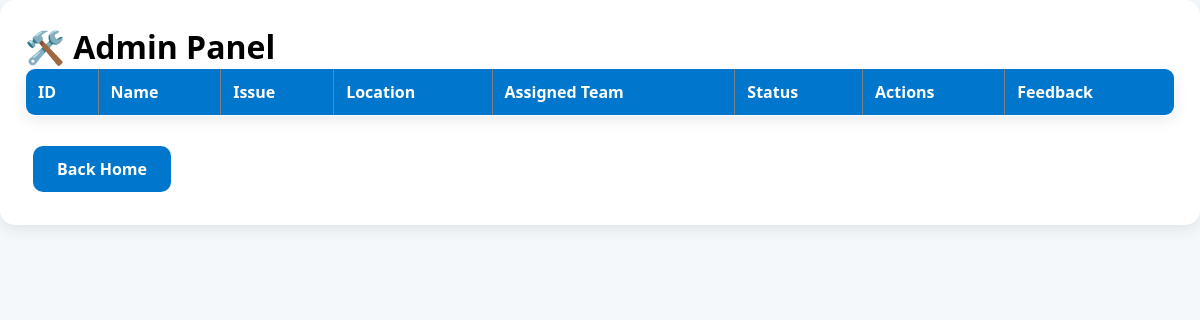
/admin, run on an earlier commit of the app's database.
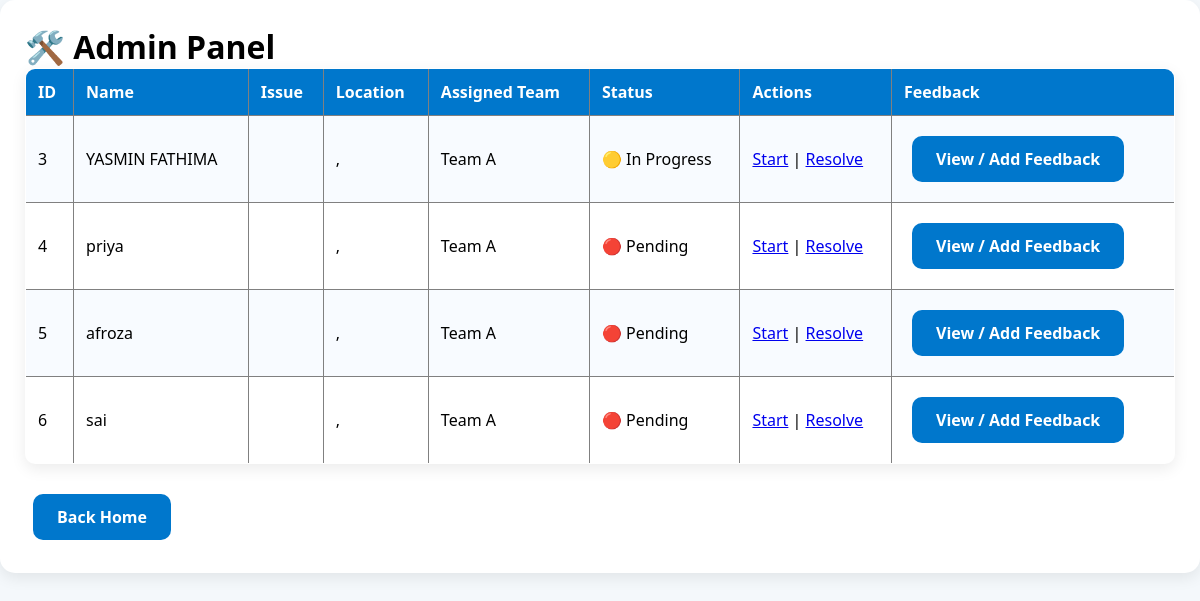
And on a later commit of the database.
### tables this page shows
CREATE TABLE complaints (
        id INTEGER PRIMARY KEY AUTOINCREMENT,
        name TEXT NOT NULL,
        email TEXT,
        phone TEXT,
        issue_type TEXT NOT NULL,
        description TEXT NOT NULL,
        location TEXT NOT NULL,
        assigned_team TEXT,
        status TEXT,
        created_at TEXT
    );

### app.py (the view)
@app.route("/admin")
def admin():
    conn = get_db()
    complaints = conn.execute(
        "SELECT * FROM complaints"
    ).fetchall()
    conn.close()
    return render_template(
        "admin.html",
        complaints=complaints
    )

### app.py (called while the page is built)
def get_db():
    conn = sqlite3.connect("aquafix.db")
    conn.row_factory = sqlite3.Row
    return conn

### templates/admin.html (shortened to what this page needs)
<!DOCTYPE html>
<html>
<head>
    <link rel="stylesheet" href="{{ url_for('static', filename='style.css') }}">
</head>
<body>
<div class="card">
<h1>🛠️ Admin Panel</h1>
<table border="1" width="100%">
<tr>
    <th>ID</th>
    <th>Name</th>
    <th>Issue</th>
    <th>Location</th>
    <th>Assigned Team</th>
    <th>Status</th>
    <th>Actions</th>
    <th>Feedback</th>
</tr>
{% for complaint in complaints %}
<tr>
<td>{{ complaint['id'] }}</td>
<td>{{ complaint['name'] }}</td>
<td>{{ complaint['issue'] }}</td>
<td>{{ complaint['lat'] }}, {{ complaint['lng'] }}</td>
<td>{{ complaint['assigned_team'] }}</td>
<td>
    {% if complaint['status'] == "Pending" %}
        🔴 Pending
    {% elif complaint['status'] == "In Progress" %}
        🟡 In Progress
    {% else %}
        🟢 Resolved
    {% endif %}
</td>
<td>
    <a href="/update/{{ complaint['id'] }}/In Progress">Start</a> |
    <a href="/update/{{ complaint['id'] }}/Resolved">Resolve</a>
</td>
<td>
    <a href="/feedback/{{ complaint['id'] }}" class="btn">
        View / Add Feedback
    </a>
</td>
</tr>
{% endfor %}
</table>
<br>
<a href="/" class="btn">Back Home</a>
</div>
</body>
</html>

What changed in the data, as far as the page shows it:
added complaints: id "3", name "YASMIN FATHIMA", assigned_team "Team A", status "🟡 In Progress"
added complaints: id "4", name "priya", assigned_team "Team A", status "🔴 Pending"
added complaints: id "5", name "afroza", assigned_team "Team A", status "🔴 Pending"
added complaints: id "6", name "sai", assigned_team "Team A", status "🔴 Pending"
